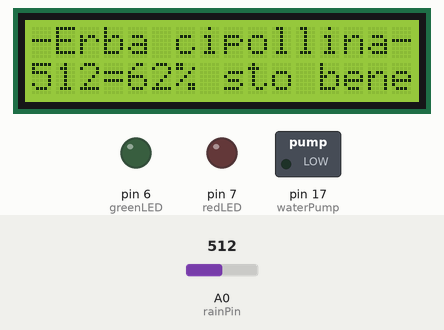
The sketch below on a simulated Arduino Uno, built with avr-gcc and run on an emulated ATmega328P. On the bench: 16×2 character LCD, switched loads named in the sketch (green lamp = pin HIGH), output pins drawn as LEDs (lit = HIGH). Inputs (shaded band) come from the test bench; at power-on: A0 (rainPin) = 512. What the sketch prints to the serial monitor is not drawn.

Above: at 6.2 s.
6.3 s: A0 (rainPin) set to 791
At 8.3 s:
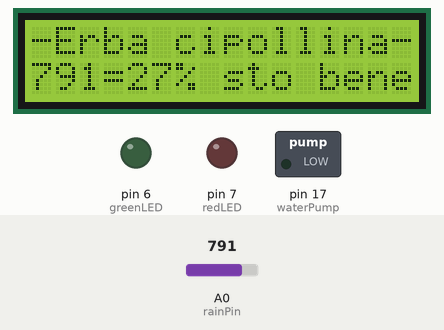
8.7 s: A0 (rainPin) set to 814
At 10.6 s:
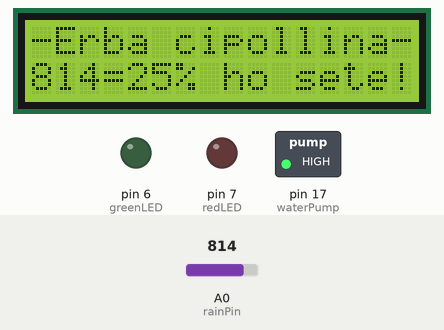
10.9 s: A0 (rainPin) set to 1010
At 12.2 s:
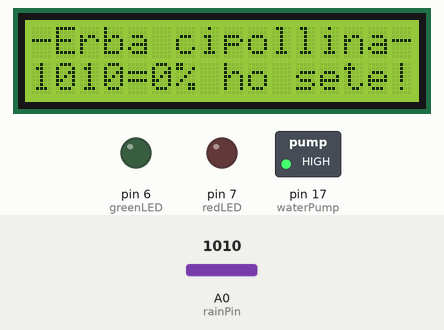
13.0 s: A0 (rainPin) set to 1019
At 14.7 s:
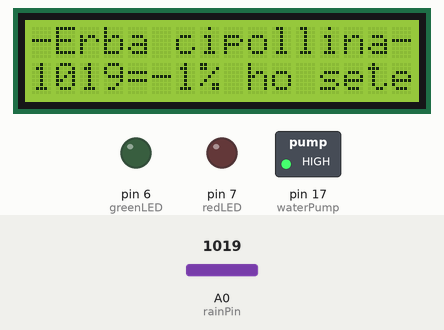
15.1 s: A0 (rainPin) set to 0
At 16.1 s:
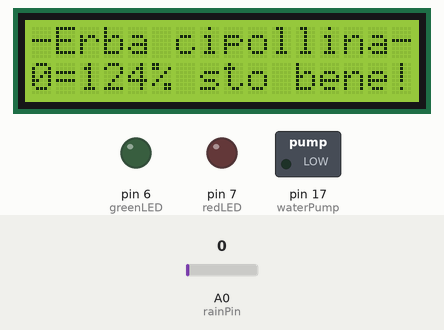
Timing chart, 0 to 18.1 s (numbered marks = the images above; inputs shaded):
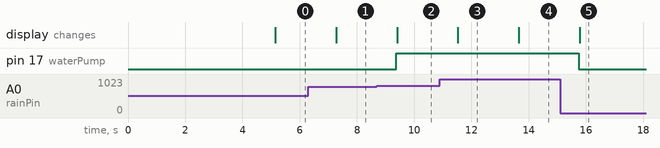

The sketch:

SmartGreenPlant2_WaterPump.ino
```cpp
/*

 All the resources for this project:
 http://randomnerdtutorials.com/

*/
#include <Wire.h>
#include <LCD.h>
#include <LiquidCrystal_I2C.h> // Using version 1.2.1

// The LCD constructor - address shown is 0x27 - may or may not be correct for yours
// Also based on YWRobot LCM1602 IIC V1
// set the LCD address to 0x27 for a 20 chars 4 line display
// Set the pins on the I2C chip used for LCD connections:
//                    addr, en,rw,rs,d4,d5,d6,d7,bl,blpol
// esempio lcd: http://henrysbench.capnfatz.com/henrys-bench/arduino-displays/ywrobot-lcm1602-iic-v1-lcd-arduino-tutorial/
// https://www.youtube.com/watch?v=xVC0X_PE_XE
// libreria: https://bitbucket.org/fmalpartida/new-liquidcrystal/downloads/
LiquidCrystal_I2C lcd(0x27, 2, 1, 0, 4, 5, 6, 7, 3, POSITIVE);

int rainPin = A0;
int greenLED = 6;
int redLED = 7;
int waterPump=17; // A3

// you can adjust the threshold value
int thresholdValue = 800;
String outMessage;


int water_angle=0;

void setup(){
  pinMode(rainPin, INPUT);
  pinMode(greenLED, OUTPUT);
  pinMode(redLED, OUTPUT);
  pinMode(waterPump, OUTPUT);

  digitalWrite(greenLED, LOW);
  digitalWrite(redLED, LOW);

  lcd.begin(16,2); // sixteen characters across - 2 lines
  lcd.backlight();
  // first character - 1st line
  lcd.setCursor(2,0);  lcd.print("SmartPlant:");
  // 8th character - 2nd line
  lcd.setCursor(0,1);  lcd.print("-Basilico-");


 /* Innaffiamo la pianta solo alle ore 23:30 affinché il terreno riscaldato si raffreddi e l'acqua non evapori. */

  delay(5000);
  Serial.begin(9600);
}

void loop() {
    lcd.setCursor(0,0);  lcd.print("                ");    lcd.setCursor(0,1);  lcd.print("                ");

  // read the input on analog pin 0:
  int sensorValue = analogRead(rainPin);
  int sensorPerc = map(sensorValue, 197, 1010, 100, 0); // nell'acqua 197 senza acqua 1010
  if(sensorValue < thresholdValue){
    //digitalWrite(redLED, LOW);    digitalWrite(greenLED, HIGH);
    outMessage=String(sensorValue)+"="+String(sensorPerc)+"% sto bene!";
    analogWrite(waterPump, 0); // 0-255 is maxiumum speed
  }  else {
    //digitalWrite(redLED, HIGH);    digitalWrite(greenLED, LOW);
    outMessage=String(sensorValue)+"="+String(sensorPerc)+"% ho sete!";
    analogWrite(waterPump, 160); // 0-255 is maxiumum speed
  }
  //delay(100);
  lcd.setCursor(0,0);  lcd.print("-Erba cipollina-");
  lcd.setCursor(0,1);  lcd.print(outMessage);
  Serial.println(outMessage);
  delay(1000);
}
```

Measured:
- the behaviour switches between 799 and 800 on A0 (rainPin) (found by bisection; images 1 and 2)
- the behaviour switches between 1018 and 1019 on A0 (rainPin) (found by bisection; images 3 and 4)
- after the input at 6.3 s, the display: changes after 0.98 s (image 1)
- after the input at 8.7 s, pin 17 (waterPump): LOW → HIGH after 0.67 s; the display: changes after 0.70 s (image 2)
- after the input at 10.9 s, the display: changes after 0.63 s (image 3)
- after the input at 13.0 s, the display: changes after 0.65 s (image 4)
- after the input at 15.1 s, pin 17 (waterPump): HIGH → LOW after 0.65 s; the display: changes after 0.68 s (image 5)
